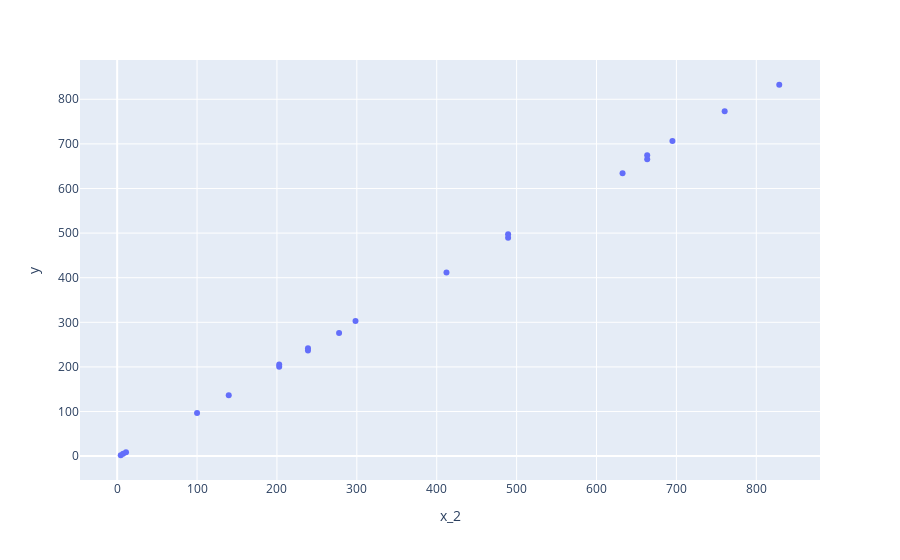

The cell this chart's notebook holds for it:
### Code cell
fig = px.scatter(data_frame_poly_preds, x="x_2", y="y")
fig.show()

### Figure 1 — Plotly figure (JSON) as saved in the notebook; plotly's stock layout.template omitted (floating-point values rounded to 4 significant figures)
{"data": [{"hovertemplate": "x_2=%{x}<br>y=%{y}<extra></extra>", "legendgroup": "", "marker": {"color": "#636efa", "symbol": "circle"}, "mode": "markers", "name": "", "showlegend": false, "type": "scatter", "x": [828.7, 663.5, 632.6, 489.3, 412.2, 277.8, 238.8, 202.8, 139.7, 100, 4.5, 7.438, 11.11, 202.8, 238.8, 298.3, 489.3, 663.5, 695.0, 760.4], "xaxis": "x", "y": [832.6, 665.4, 634.3, 489.5, 411.6, 275.8, 236.6, 200.3, 136.6, 96.69, 1.957, 5.044, 8.877, 205.3, 242.0, 302.7, 497.3, 674.5, 706.7, 773.2], "yaxis": "y"}], "layout": {"legend": {"tracegroupgap": 0}, "margin": {"t": 60}, "xaxis": {"anchor": "y", "domain": [0, 1], "title": {"text": "x_2"}}, "yaxis": {"anchor": "x", "domain": [0, 1], "title": {"text": "y"}}}}
